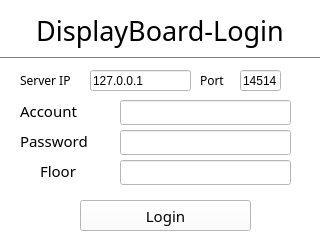
<?xml version="1.0" encoding="UTF-8"?>
<ui version="4.0">
 <class>LoginWindow</class>
 <widget class="QMainWindow" name="LoginWindow">
  <property name="geometry">
   <rect>
    <x>0</x>
    <y>0</y>
    <width>320</width>
    <height>240</height>
   </rect>
  </property>
  <property name="palette">
   <palette>
    <active>
     <colorrole role="WindowText">
      <brush brushstyle="SolidPattern">
       <color alpha="255">
        <red>0</red>
        <green>0</green>
        <blue>0</blue>
       </color>
      </brush>
     </colorrole>
     <colorrole role="Button">
      <brush brushstyle="SolidPattern">
       <color alpha="255">
        <red>255</red>
        <green>255</green>
        <blue>255</blue>
       </color>
      </brush>
     </colorrole>
     <colorrole role="Light">
      <brush brushstyle="SolidPattern">
       <color alpha="255">
        <red>255</red>
        <green>255</green>
        <blue>255</blue>
       </color>
      </brush>
     </colorrole>
     <colorrole role="Midlight">
      <brush brushstyle="SolidPattern">
       <color alpha="255">
        <red>255</red>
        <green>255</green>
        <blue>255</blue>
       </color>
      </brush>
     </colorrole>
     <colorrole role="Dark">
      <brush brushstyle="SolidPattern">
       <color alpha="255">
        <red>127</red>
        <green>127</green>
        <blue>127</blue>
       </color>
      </brush>
     </colorrole>
     <colorrole role="Mid">
      <brush brushstyle="SolidPattern">
       <color alpha="255">
        <red>170</red>
        <green>170</green>
        <blue>170</blue>
       </color>
      </brush>
     </colorrole>
     <colorrole role="Text">
      <brush brushstyle="SolidPattern">
       <color alpha="255">
        <red>0</red>
        <green>0</green>
        <blue>0</blue>
       </color>
      </brush>
     </colorrole>
     <colorrole role="BrightText">
      <brush brushstyle="SolidPattern">
       <color alpha="255">
        <red>255</red>
        <green>255</green>
        <blue>255</blue>
       </color>
      </brush>
     </colorrole>
     <colorrole role="ButtonText">
      <brush brushstyle="SolidPattern">
       <color alpha="255">
        <red>0</red>
        <green>0</green>
        <blue>0</blue>
       </color>
      </brush>
     </colorrole>
     <colorrole role="Base">
      <brush brushstyle="SolidPattern">
       <color alpha="255">
        <red>255</red>
        <green>255</green>
        <blue>255</blue>
       </color>
      </brush>
     </colorrole>
     <colorrole role="Window">
      <brush brushstyle="SolidPattern">
       <color alpha="255">
        <red>255</red>
        <green>255</green>
        <blue>255</blue>
       </color>
      </brush>
     </colorrole>
     <colorrole role="Shadow">
      <brush brushstyle="SolidPattern">
       <color alpha="255">
        <red>0</red>
        <green>0</green>
        <blue>0</blue>
       </color>
      </brush>
     </colorrole>
     <colorrole role="AlternateBase">
      <brush brushstyle="SolidPattern">
       <color alpha="255">
        <red>255</red>
        <green>255</green>
        <blue>255</blue>
       </color>
      </brush>
     </colorrole>
     <colorrole role="ToolTipBase">
      <brush brushstyle="SolidPattern">
       <color alpha="255">
        <red>255</red>
        <green>255</green>
        <blue>220</blue>
       </color>
      </brush>
     </colorrole>
     <colorrole role="ToolTipText">
      <brush brushstyle="SolidPattern">
       <color alpha="255">
        <red>0</red>
        <green>0</green>
        <blue>0</blue>
       </color>
      </brush>
     </colorrole>
     <colorrole role="PlaceholderText">
      <brush brushstyle="SolidPattern">
       <color alpha="127">
        <red>0</red>
        <green>0</green>
        <blue>0</blue>
       </color>
      </brush>
     </colorrole>
    </active>
    <inactive>
     <colorrole role="WindowText">
      <brush brushstyle="SolidPattern">
       <color alpha="255">
        <red>0</red>
        <green>0</green>
        <blue>0</blue>
       </color>
      </brush>
     </colorrole>
     <colorrole role="Button">
      <brush brushstyle="SolidPattern">
       <color alpha="255">
        <red>255</red>
        <green>255</green>
        <blue>255</blue>
       </color>
      </brush>
     </colorrole>
     <colorrole role="Light">
      <brush brushstyle="SolidPattern">
       <color alpha="255">
        <red>255</red>
        <green>255</green>
        <blue>255</blue>
       </color>
      </brush>
     </colorrole>
     <colorrole role="Midlight">
      <brush brushstyle="SolidPattern">
       <color alpha="255">
        <red>255</red>
        <green>255</green>
        <blue>255</blue>
       </color>
      </brush>
     </colorrole>
     <colorrole role="Dark">
      <brush brushstyle="SolidPattern">
       <color alpha="255">
        <red>127</red>
        <green>127</green>
        <blue>127</blue>
       </color>
      </brush>
     </colorrole>
     <colorrole role="Mid">
      <brush brushstyle="SolidPattern">
       <color alpha="255">
        <red>170</red>
        <green>170</green>
        <blue>170</blue>
       </color>
      </brush>
     </colorrole>
     <colorrole role="Text">
      <brush brushstyle="SolidPattern">
       <color alpha="255">
        <red>0</red>
        <green>0</green>
        <blue>0</blue>
       </color>
      </brush>
     </colorrole>
     <colorrole role="BrightText">
      <brush brushstyle="SolidPattern">
       <color alpha="255">
        <red>255</red>
        <green>255</green>
        <blue>255</blue>
       </color>
      </brush>
     </colorrole>
     <colorrole role="ButtonText">
      <brush brushstyle="SolidPattern">
       <color alpha="255">
        <red>0</red>
        <green>0</green>
        <blue>0</blue>
       </color>
      </brush>
     </colorrole>
     <colorrole role="Base">
      <brush brushstyle="SolidPattern">
       <color alpha="255">
        <red>255</red>
        <green>255</green>
        <blue>255</blue>
       </color>
      </brush>
     </colorrole>
     <colorrole role="Window">
      <brush brushstyle="SolidPattern">
       <color alpha="255">
        <red>255</red>
        <green>255</green>
        <blue>255</blue>
       </color>
      </brush>
     </colorrole>
     <colorrole role="Shadow">
      <brush brushstyle="SolidPattern">
       <color alpha="255">
        <red>0</red>
        <green>0</green>
        <blue>0</blue>
       </color>
      </brush>
     </colorrole>
     <colorrole role="AlternateBase">
      <brush brushstyle="SolidPattern">
       <color alpha="255">
        <red>255</red>
        <green>255</green>
        <blue>255</blue>
       </color>
      </brush>
     </colorrole>
     <colorrole role="ToolTipBase">
      <brush brushstyle="SolidPattern">
       <color alpha="255">
        <red>255</red>
        <green>255</green>
        <blue>220</blue>
       </color>
      </brush>
     </colorrole>
     <colorrole role="ToolTipText">
      <brush brushstyle="SolidPattern">
       <color alpha="255">
        <red>0</red>
        <green>0</green>
        <blue>0</blue>
       </color>
      </brush>
     </colorrole>
     <colorrole role="PlaceholderText">
      <brush brushstyle="SolidPattern">
       <color alpha="127">
        <red>0</red>
        <green>0</green>
        <blue>0</blue>
       </color>
      </brush>
     </colorrole>
    </inactive>
    <disabled>
     <colorrole role="WindowText">
      <brush brushstyle="SolidPattern">
       <color alpha="255">
        <red>127</red>
        <green>127</green>
        <blue>127</blue>
       </color>
      </brush>
     </colorrole>
     <colorrole role="Button">
      <brush brushstyle="SolidPattern">
       <color alpha="255">
        <red>255</red>
        <green>255</green>
        <blue>255</blue>
       </color>
      </brush>
     </colorrole>
     <colorrole role="Light">
      <brush brushstyle="SolidPattern">
       <color alpha="255">
        <red>255</red>
        <green>255</green>
        <blue>255</blue>
       </color>
      </brush>
     </colorrole>
     <colorrole role="Midlight">
      <brush brushstyle="SolidPattern">
       <color alpha="255">
        <red>255</red>
        <green>255</green>
        <blue>255</blue>
       </color>
      </brush>
     </colorrole>
     <colorrole role="Dark">
      <brush brushstyle="SolidPattern">
       <color alpha="255">
        <red>127</red>
        <green>127</green>
        <blue>127</blue>
       </color>
      </brush>
     </colorrole>
     <colorrole role="Mid">
      <brush brushstyle="SolidPattern">
       <color alpha="255">
        <red>170</red>
        <green>170</green>
        <blue>170</blue>
       </color>
      </brush>
     </colorrole>
     <colorrole role="Text">
      <brush brushstyle="SolidPattern">
       <color alpha="255">
        <red>127</red>
        <green>127</green>
        <blue>127</blue>
       </color>
      </brush>
     </colorrole>
     <colorrole role="BrightText">
      <brush brushstyle="SolidPattern">
       <color alpha="255">
        <red>255</red>
        <green>255</green>
        <blue>255</blue>
       </color>
      </brush>
     </colorrole>
     <colorrole role="ButtonText">
      <brush brushstyle="SolidPattern">
       <color alpha="255">
        <red>127</red>
        <green>127</green>
        <blue>127</blue>
       </color>
      </brush>
     </colorrole>
     <colorrole role="Base">
      <brush brushstyle="SolidPattern">
       <color alpha="255">
        <red>255</red>
        <green>255</green>
        <blue>255</blue>
       </color>
      </brush>
     </colorrole>
     <colorrole role="Window">
      <brush brushstyle="SolidPattern">
       <color alpha="255">
        <red>255</red>
        <green>255</green>
        <blue>255</blue>
       </color>
      </brush>
     </colorrole>
     <colorrole role="Shadow">
      <brush brushstyle="SolidPattern">
       <color alpha="255">
        <red>0</red>
        <green>0</green>
        <blue>0</blue>
       </color>
      </brush>
     </colorrole>
     <colorrole role="AlternateBase">
      <brush brushstyle="SolidPattern">
       <color alpha="255">
        <red>255</red>
        <green>255</green>
        <blue>255</blue>
       </color>
      </brush>
     </colorrole>
     <colorrole role="ToolTipBase">
      <brush brushstyle="SolidPattern">
       <color alpha="255">
        <red>255</red>
        <green>255</green>
        <blue>220</blue>
       </color>
      </brush>
     </colorrole>
     <colorrole role="ToolTipText">
      <brush brushstyle="SolidPattern">
       <color alpha="255">
        <red>0</red>
        <green>0</green>
        <blue>0</blue>
       </color>
      </brush>
     </colorrole>
     <colorrole role="PlaceholderText">
      <brush brushstyle="SolidPattern">
       <color alpha="127">
        <red>127</red>
        <green>127</green>
        <blue>127</blue>
       </color>
      </brush>
     </colorrole>
    </disabled>
   </palette>
  </property>
  <property name="windowTitle">
   <string>DisplayBoard-Login</string>
  </property>
  <widget class="QWidget" name="centralwidget">
   <property name="palette">
    <palette>
     <active>
      <colorrole role="WindowText">
       <brush brushstyle="SolidPattern">
        <color alpha="255">
         <red>0</red>
         <green>0</green>
         <blue>0</blue>
        </color>
       </brush>
      </colorrole>
      <colorrole role="Button">
       <brush brushstyle="SolidPattern">
        <color alpha="255">
         <red>255</red>
         <green>255</green>
         <blue>255</blue>
        </color>
       </brush>
      </colorrole>
      <colorrole role="Light">
       <brush brushstyle="SolidPattern">
        <color alpha="255">
         <red>255</red>
         <green>255</green>
         <blue>255</blue>
        </color>
       </brush>
      </colorrole>
      <colorrole role="Midlight">
       <brush brushstyle="SolidPattern">
        <color alpha="255">
         <red>255</red>
         <green>255</green>
         <blue>255</blue>
        </color>
       </brush>
      </colorrole>
      <colorrole role="Dark">
       <brush brushstyle="SolidPattern">
        <color alpha="255">
         <red>127</red>
         <green>127</green>
         <blue>127</blue>
        </color>
       </brush>
      </colorrole>
      <colorrole role="Mid">
       <brush brushstyle="SolidPattern">
        <color alpha="255">
         <red>170</red>
         <green>170</green>
         <blue>170</blue>
        </color>
       </brush>
      </colorrole>
      <colorrole role="Text">
       <brush brushstyle="SolidPattern">
        <color alpha="255">
         <red>0</red>
         <green>0</green>
         <blue>0</blue>
        </color>
       </brush>
      </colorrole>
      <colorrole role="BrightText">
       <brush brushstyle="SolidPattern">
        <color alpha="255">
         <red>255</red>
         <green>255</green>
         <blue>255</blue>
        </color>
       </brush>
      </colorrole>
      <colorrole role="ButtonText">
       <brush brushstyle="SolidPattern">
        <color alpha="255">
         <red>0</red>
         <green>0</green>
         <blue>0</blue>
        </color>
       </brush>
      </colorrole>
      <colorrole role="Base">
       <brush brushstyle="SolidPattern">
        <color alpha="255">
         <red>255</red>
         <green>255</green>
         <blue>255</blue>
        </color>
       </brush>
      </colorrole>
      <colorrole role="Window">
       <brush brushstyle="SolidPattern">
        <color alpha="255">
         <red>255</red>
         <green>255</green>
         <blue>255</blue>
        </color>
       </brush>
      </colorrole>
      <colorrole role="Shadow">
       <brush brushstyle="SolidPattern">
        <color alpha="255">
         <red>0</red>
         <green>0</green>
         <blue>0</blue>
        </color>
       </brush>
      </colorrole>
      <colorrole role="AlternateBase">
       <brush brushstyle="SolidPattern">
        <color alpha="255">
         <red>255</red>
         <green>255</green>
         <blue>255</blue>
        </color>
       </brush>
      </colorrole>
      <colorrole role="ToolTipBase">
       <brush brushstyle="SolidPattern">
        <color alpha="255">
         <red>255</red>
         <green>255</green>
         <blue>220</blue>
        </color>
       </brush>
      </colorrole>
      <colorrole role="ToolTipText">
       <brush brushstyle="SolidPattern">
        <color alpha="255">
         <red>0</red>
         <green>0</green>
         <blue>0</blue>
        </color>
       </brush>
      </colorrole>
      <colorrole role="PlaceholderText">
       <brush brushstyle="SolidPattern">
        <color alpha="127">
         <red>0</red>
         <green>0</green>
         <blue>0</blue>
        </color>
       </brush>
      </colorrole>
     </active>
     <inactive>
      <colorrole role="WindowText">
       <brush brushstyle="SolidPattern">
        <color alpha="255">
         <red>0</red>
         <green>0</green>
         <blue>0</blue>
        </color>
       </brush>
      </colorrole>
      <colorrole role="Button">
       <brush brushstyle="SolidPattern">
        <color alpha="255">
         <red>255</red>
         <green>255</green>
         <blue>255</blue>
        </color>
       </brush>
      </colorrole>
      <colorrole role="Light">
       <brush brushstyle="SolidPattern">
        <color alpha="255">
         <red>255</red>
         <green>255</green>
         <blue>255</blue>
        </color>
       </brush>
      </colorrole>
      <colorrole role="Midlight">
       <brush brushstyle="SolidPattern">
        <color alpha="255">
         <red>255</red>
         <green>255</green>
         <blue>255</blue>
        </color>
       </brush>
      </colorrole>
      <colorrole role="Dark">
       <brush brushstyle="SolidPattern">
        <color alpha="255">
         <red>127</red>
         <green>127</green>
         <blue>127</blue>
        </color>
       </brush>
      </colorrole>
      <colorrole role="Mid">
       <brush brushstyle="SolidPattern">
        <color alpha="255">
         <red>170</red>
         <green>170</green>
         <blue>170</blue>
        </color>
       </brush>
      </colorrole>
      <colorrole role="Text">
       <brush brushstyle="SolidPattern">
        <color alpha="255">
         <red>0</red>
         <green>0</green>
         <blue>0</blue>
        </color>
       </brush>
      </colorrole>
      <colorrole role="BrightText">
       <brush brushstyle="SolidPattern">
        <color alpha="255">
         <red>255</red>
         <green>255</green>
         <blue>255</blue>
        </color>
       </brush>
      </colorrole>
      <colorrole role="ButtonText">
       <brush brushstyle="SolidPattern">
        <color alpha="255">
         <red>0</red>
         <green>0</green>
         <blue>0</blue>
        </color>
       </brush>
      </colorrole>
      <colorrole role="Base">
       <brush brushstyle="SolidPattern">
        <color alpha="255">
         <red>255</red>
         <green>255</green>
         <blue>255</blue>
        </color>
       </brush>
      </colorrole>
      <colorrole role="Window">
       <brush brushstyle="SolidPattern">
        <color alpha="255">
         <red>255</red>
         <green>255</green>
         <blue>255</blue>
        </color>
       </brush>
      </colorrole>
      <colorrole role="Shadow">
       <brush brushstyle="SolidPattern">
        <color alpha="255">
         <red>0</red>
         <green>0</green>
         <blue>0</blue>
        </color>
       </brush>
      </colorrole>
      <colorrole role="AlternateBase">
       <brush brushstyle="SolidPattern">
        <color alpha="255">
         <red>255</red>
         <green>255</green>
         <blue>255</blue>
        </color>
       </brush>
      </colorrole>
      <colorrole role="ToolTipBase">
       <brush brushstyle="SolidPattern">
        <color alpha="255">
         <red>255</red>
         <green>255</green>
         <blue>220</blue>
        </color>
       </brush>
      </colorrole>
      <colorrole role="ToolTipText">
       <brush brushstyle="SolidPattern">
        <color alpha="255">
         <red>0</red>
         <green>0</green>
         <blue>0</blue>
        </color>
       </brush>
      </colorrole>
      <colorrole role="PlaceholderText">
       <brush brushstyle="SolidPattern">
        <color alpha="127">
         <red>0</red>
         <green>0</green>
         <blue>0</blue>
        </color>
       </brush>
      </colorrole>
     </inactive>
     <disabled>
      <colorrole role="WindowText">
       <brush brushstyle="SolidPattern">
        <color alpha="255">
         <red>127</red>
         <green>127</green>
         <blue>127</blue>
        </color>
       </brush>
      </colorrole>
      <colorrole role="Button">
       <brush brushstyle="SolidPattern">
        <color alpha="255">
         <red>255</red>
         <green>255</green>
         <blue>255</blue>
        </color>
       </brush>
      </colorrole>
      <colorrole role="Light">
       <brush brushstyle="SolidPattern">
        <color alpha="255">
         <red>255</red>
         <green>255</green>
         <blue>255</blue>
        </color>
       </brush>
      </colorrole>
      <colorrole role="Midlight">
       <brush brushstyle="SolidPattern">
        <color alpha="255">
         <red>255</red>
         <green>255</green>
         <blue>255</blue>
        </color>
       </brush>
      </colorrole>
      <colorrole role="Dark">
       <brush brushstyle="SolidPattern">
        <color alpha="255">
         <red>127</red>
         <green>127</green>
         <blue>127</blue>
        </color>
       </brush>
      </colorrole>
      <colorrole role="Mid">
       <brush brushstyle="SolidPattern">
        <color alpha="255">
         <red>170</red>
         <green>170</green>
         <blue>170</blue>
        </color>
       </brush>
      </colorrole>
      <colorrole role="Text">
       <brush brushstyle="SolidPattern">
        <color alpha="255">
         <red>127</red>
         <green>127</green>
         <blue>127</blue>
        </color>
       </brush>
      </colorrole>
      <colorrole role="BrightText">
       <brush brushstyle="SolidPattern">
        <color alpha="255">
         <red>255</red>
         <green>255</green>
         <blue>255</blue>
        </color>
       </brush>
      </colorrole>
      <colorrole role="ButtonText">
       <brush brushstyle="SolidPattern">
        <color alpha="255">
         <red>127</red>
         <green>127</green>
         <blue>127</blue>
        </color>
       </brush>
      </colorrole>
      <colorrole role="Base">
       <brush brushstyle="SolidPattern">
        <color alpha="255">
         <red>255</red>
         <green>255</green>
         <blue>255</blue>
        </color>
       </brush>
      </colorrole>
      <colorrole role="Window">
       <brush brushstyle="SolidPattern">
        <color alpha="255">
         <red>255</red>
         <green>255</green>
         <blue>255</blue>
        </color>
       </brush>
      </colorrole>
      <colorrole role="Shadow">
       <brush brushstyle="SolidPattern">
        <color alpha="255">
         <red>0</red>
         <green>0</green>
         <blue>0</blue>
        </color>
       </brush>
      </colorrole>
      <colorrole role="AlternateBase">
       <brush brushstyle="SolidPattern">
        <color alpha="255">
         <red>255</red>
         <green>255</green>
         <blue>255</blue>
        </color>
       </brush>
      </colorrole>
      <colorrole role="ToolTipBase">
       <brush brushstyle="SolidPattern">
        <color alpha="255">
         <red>255</red>
         <green>255</green>
         <blue>220</blue>
        </color>
       </brush>
      </colorrole>
      <colorrole role="ToolTipText">
       <brush brushstyle="SolidPattern">
        <color alpha="255">
         <red>0</red>
         <green>0</green>
         <blue>0</blue>
        </color>
       </brush>
      </colorrole>
      <colorrole role="PlaceholderText">
       <brush brushstyle="SolidPattern">
        <color alpha="127">
         <red>127</red>
         <green>127</green>
         <blue>127</blue>
        </color>
       </brush>
      </colorrole>
     </disabled>
    </palette>
   </property>
   <widget class="QLabel" name="label_banner">
    <property name="geometry">
     <rect>
      <x>0</x>
      <y>0</y>
      <width>320</width>
      <height>61</height>
     </rect>
    </property>
    <property name="font">
     <font>
      <family>Arial Black</family>
      <pointsize>20</pointsize>
     </font>
    </property>
    <property name="text">
     <string>DisplayBoard-Login</string>
    </property>
    <property name="alignment">
     <set>Qt::AlignCenter</set>
    </property>
   </widget>
   <widget class="Line" name="line">
    <property name="geometry">
     <rect>
      <x>0</x>
      <y>50</y>
      <width>321</width>
      <height>16</height>
     </rect>
    </property>
    <property name="orientation">
     <enum>Qt::Horizontal</enum>
    </property>
   </widget>
   <widget class="QLabel" name="label_server_ip">
    <property name="geometry">
     <rect>
      <x>20</x>
      <y>70</y>
      <width>61</width>
      <height>21</height>
     </rect>
    </property>
    <property name="font">
     <font>
      <family>Arial Black</family>
      <pointsize>9</pointsize>
     </font>
    </property>
    <property name="text">
     <string>Server IP</string>
    </property>
   </widget>
   <widget class="QLineEdit" name="lineEdit_server_ip">
    <property name="geometry">
     <rect>
      <x>90</x>
      <y>70</y>
      <width>101</width>
      <height>21</height>
     </rect>
    </property>
    <property name="text">
     <string>127.0.0.1</string>
    </property>
   </widget>
   <widget class="QLineEdit" name="lineEdit_port">
    <property name="geometry">
     <rect>
      <x>240</x>
      <y>70</y>
      <width>41</width>
      <height>21</height>
     </rect>
    </property>
    <property name="text">
     <string>14514</string>
    </property>
   </widget>
   <widget class="QLabel" name="label_port">
    <property name="geometry">
     <rect>
      <x>200</x>
      <y>70</y>
      <width>31</width>
      <height>21</height>
     </rect>
    </property>
    <property name="font">
     <font>
      <family>Arial Black</family>
      <pointsize>9</pointsize>
     </font>
    </property>
    <property name="text">
     <string>Port</string>
    </property>
   </widget>
   <widget class="QLabel" name="label_account">
    <property name="geometry">
     <rect>
      <x>20</x>
      <y>100</y>
      <width>71</width>
      <height>21</height>
     </rect>
    </property>
    <property name="font">
     <font>
      <family>Arial Black</family>
      <pointsize>11</pointsize>
     </font>
    </property>
    <property name="text">
     <string>Account</string>
    </property>
   </widget>
   <widget class="QLineEdit" name="lineEdit_account">
    <property name="geometry">
     <rect>
      <x>120</x>
      <y>100</y>
      <width>171</width>
      <height>25</height>
     </rect>
    </property>
   </widget>
   <widget class="QLineEdit" name="lineEdit_password">
    <property name="geometry">
     <rect>
      <x>120</x>
      <y>130</y>
      <width>171</width>
      <height>25</height>
     </rect>
    </property>
    <property name="echoMode">
     <enum>QLineEdit::Password</enum>
    </property>
   </widget>
   <widget class="QLabel" name="label_password">
    <property name="geometry">
     <rect>
      <x>20</x>
      <y>130</y>
      <width>81</width>
      <height>21</height>
     </rect>
    </property>
    <property name="font">
     <font>
      <family>Arial Black</family>
      <pointsize>11</pointsize>
     </font>
    </property>
    <property name="text">
     <string>Password</string>
    </property>
   </widget>
   <widget class="QPushButton" name="pushButton_login">
    <property name="geometry">
     <rect>
      <x>80</x>
      <y>200</y>
      <width>171</width>
      <height>31</height>
     </rect>
    </property>
    <property name="font">
     <font>
      <family>Arial Black</family>
      <pointsize>11</pointsize>
     </font>
    </property>
    <property name="text">
     <string>Login</string>
    </property>
   </widget>
   <widget class="QLabel" name="label_floor">
    <property name="geometry">
     <rect>
      <x>40</x>
      <y>160</y>
      <width>41</width>
      <height>21</height>
     </rect>
    </property>
    <property name="font">
     <font>
      <family>Arial Black</family>
      <pointsize>11</pointsize>
     </font>
    </property>
    <property name="text">
     <string>Floor</string>
    </property>
   </widget>
   <widget class="QLineEdit" name="lineEdit_floor">
    <property name="geometry">
     <rect>
      <x>120</x>
      <y>160</y>
      <width>171</width>
      <height>25</height>
     </rect>
    </property>
    <property name="echoMode">
     <enum>QLineEdit::Normal</enum>
    </property>
   </widget>
  </widget>
 </widget>
 <resources/>
 <connections/>
</ui>
